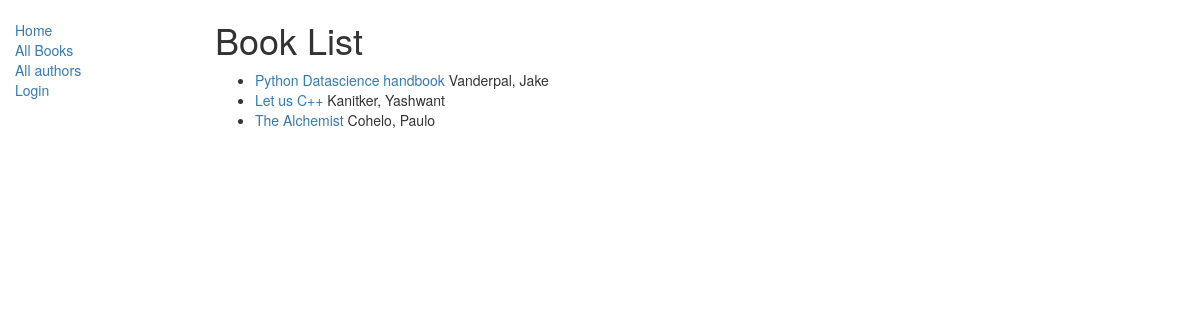
/catalog/books/, run on the app's committed database.
### catalog/models.py (models this page shows, shortened)
class Book(models.Model):
    title=models.CharField(max_length=200)
    author= models.ForeignKey('Author', on_delete=models.SET_NULL, null=True)
    summary= models.TextField(max_length=1000, help_text="Enter a brief summary of book")
    isbn= models.CharField('ISBN', max_length=13, help_text='13, Character <a href="https://www.isbn-international.org/content/what-isbn">ISBN number</a>')
    genre= models.ManyToManyField(Genre, help_text='Select a genre for this book')
    def get_absolute_url(self):
        return reverse('book-detail', args=[str(self.id)])
    def display_genre(self):
        """
        create a string for the Genre. This is required to display genre to admin page
        :return:
        """
        return ', '.join([genre.name for genre in self.genre.all()[:3]])
    display_genre.short_description='Genre'

class Author(models.Model):
    first_name= models.CharField(max_length=100)
    last_name=models.CharField(max_length=100)
    date_of_birth=models.DateField(null=True,blank=True)
    date_of_death=models.DateField(null=True, blank=True)
    class Meta:
        ordering=['last_name','first_name']
    def __str__(self):
        return '{0}, {1}'.format(self.last_name, self.first_name)

### catalog/views.py (the view)
# urls.py: path('books/', views.BookListView.as_view(), name='books'),
class BookListView(generic.ListView):
    model = Book

### catalog/templates/catalog/book_list.html (shortened to what this page needs)
{% extends 'base.html' %}
{% block content %}
<h1>Book List</h1>
{% if book_list %}
<ul>
    {% for book in book_list %}
    <li>
        <a href="{{ book.get_absolute_url }}">{{ book.title }}</a> {{ book.author }}
    </li>
    {% endfor %}
</ul>
{% else %}
<p>There is no book in library</p>
{% endif %}
{% endblock %}

### data on the page
Book: title "Python Datascience handbook", author "Vanderpal, Jake"
Book: title "Let us C++", author "Kanitker, Yashwant"
Book: title "The Alchemist", author "Cohelo, Paulo"
